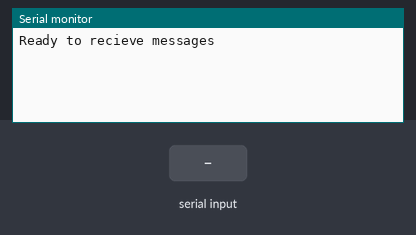
This sketch was run on a simulated Arduino Uno, built with avr-gcc and run on an emulated ATmega328P. On the bench: the last lines printed to the serial monitor. The inputs (shaded band) are chosen by the test bench.

Above: at 3.2 s.
3.3 s: "1" received over the second serial link
At 4.5 s:
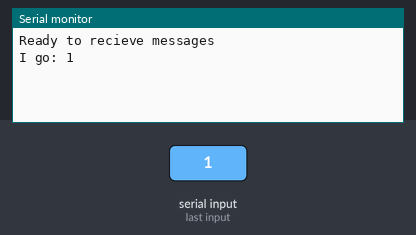
4.8 s: "0" received over the second serial link
At 5.8 s:
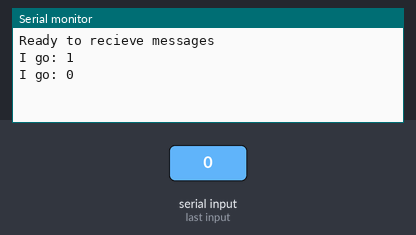
6.3 s: "2" received over the second serial link
At 6.9 s:
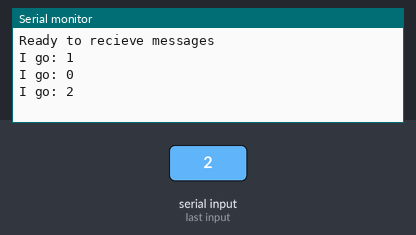

The sketch:

bluetooth-test1.ino
```cpp
#include <SoftwareSerial.h>

SoftwareSerial BTSerial(2, 3);   // RX | TX
char BTinput = '0';

void setup() {
  Serial.begin(57600);
  BTSerial.begin(9600);  // HC-05 default speed in AT 38400
  delay(2000); // Arduino needs a second to switch interactive mode
  Serial.println("Ready to recieve messages");
}

void loop() {
  if (BTSerial.available())
  {
    BTinput = BTSerial.read();
    Serial.print("I go: ");
    Serial.println(BTinput);
    BTSerial.write("Thanks");
  }
}
```

Measured:
- after the input at 3.3 s, the serial monitor: prints a new line at once (image 1)
- after the input at 4.8 s, the serial monitor: prints a new line at once (image 2)
- after the input at 6.3 s, the serial monitor: prints a new line at once (image 3)
